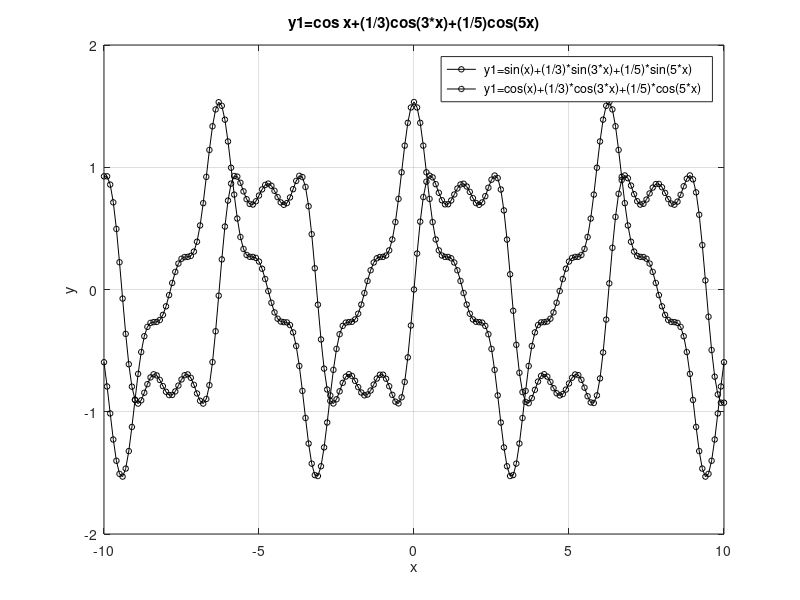

Recreate this plot in MATLAB.
% Формирование массива x:
x=-10:0.1:10;
% Формирование массива y.
y1=sin(x)+1/3*sin(3*x)+1/5*sin(5*x);
y2=cos(x)+(1/3)*cos(3*x)+(1/5)*cos(5*x)
% Построение графика функции:
plot(x,y1, "-ok; y1=sin(x)+(1/3)*sin(3*x)+(1/5)*sin(5*x);","markersize",4)
hold on;
plot(x,y2, "-ok; y1=cos(x)+(1/3)*cos(3*x)+(1/5)*cos(5*x);","markersize",4)
% Отображение сетки на графике
grid on;
% Подпись оси X:
xlabel('x');
% Подпись оси Y:
ylabel('y');
% Название графика:
title('y1=sin x+(1/3)sin(3x)+(1/5)sin(5x)');
title('y1=cos x+(1/3)cos(3*x)+(1/5)cos(5x)');
% Экспорт рисунка в файл .png:
print("plot-sin2.png", "-deps");

